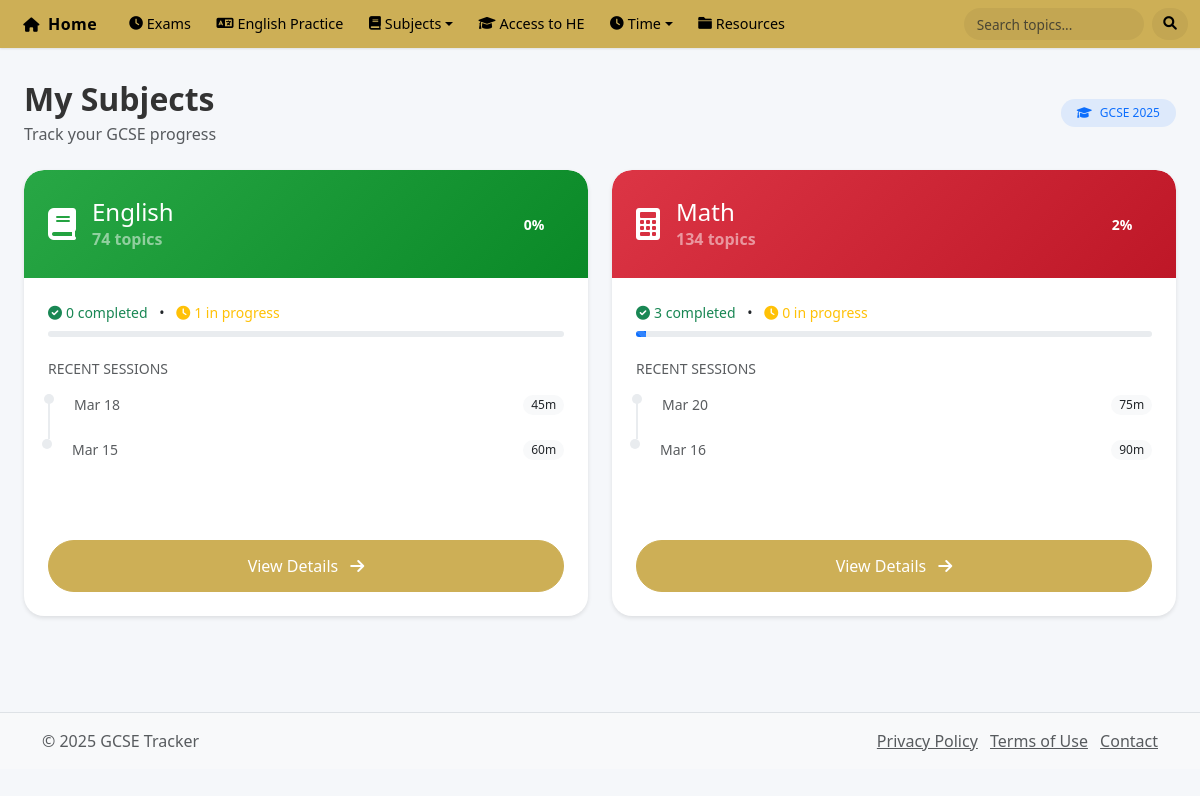
Screenshot of /pages/subjects.php with the database file from the repository.
### tables this page shows
CREATE TABLE `subjects` (
  `id` int(11) NOT NULL,
  `name` varchar(50) NOT NULL,
  `color` varchar(20) DEFAULT '#007bff'
);

CREATE TABLE `sessions` (
  `id` int(11) NOT NULL,
  `subject_id` int(11) NOT NULL,
  `date` date NOT NULL,
  `duration` int(11) NOT NULL,
  `notes` text DEFAULT NULL
);

### pages/subjects.php (the view, shortened to what this page needs)
<?php
require_once '../config/db_connect.php';
$subjects_query = "SELECT * FROM subjects ORDER BY name ASC";
$subjects_result = $conn->query($subjects_query);
include '../includes/header.php';
?>
<div class="container-fluid px-4 pt-2 pb-5">
    <div class="d-flex justify-content-between align-items-center mb-4">
        <div>
            <h2 class="fw-bold mb-1">My Subjects</h2>
            <p class="text-muted mb-0">Track your GCSE progress</p>
        </div>
        <div class="d-flex align-items-center">
            <span class="badge bg-primary-subtle text-primary rounded-pill px-3 py-2">
                <i class="fas fa-graduation-cap me-2"></i>GCSE 2025
            </span>
        </div>
    </div>
    <div class="row g-4">
        <?php if ($subjects_result->num_rows > 0):
            while ($subject = $subjects_result->fetch_assoc()):
                $total_subtopics = 0;
                $completed_subtopics = 0;
                $in_progress_subtopics = 0;
                if ($subject['name'] == 'English') {
                    $progress_query = "SELECT COUNT(*) as total FROM eng_topics";
                    $completed_query = "SELECT COUNT(*) as completed FROM eng_topic_progress WHERE status = 'completed'";
                    $in_progress_query = "SELECT COUNT(*) as in_progress FROM eng_topic_progress WHERE status = 'in_progress'";
                } else if ($subject['name'] == 'Math') {
                    $progress_query = "SELECT COUNT(*) as total FROM math_topics";
                    $completed_query = "SELECT COUNT(*) as completed FROM topic_progress WHERE status = 'completed'";
                    $in_progress_query = "SELECT COUNT(*) as in_progress FROM topic_progress WHERE status = 'in_progress'";
                }
                $total_result = $conn->query($progress_query);
                $completed_result = $conn->query($completed_query);
                $in_progress_result = $conn->query($in_progress_query);
                if ($total_result && $completed_result && $in_progress_result) {
                    $total_subtopics = $total_result->fetch_assoc()['total'];
                    $completed_subtopics = $completed_result->fetch_assoc()['completed'];
                    $in_progress_subtopics = $in_progress_result->fetch_assoc()['in_progress'];
                }
                $progress_percentage = ($total_subtopics > 0) ? round(($completed_subtopics / $total_subtopics) * 100) : 0;
                $sessions_query = "SELECT * FROM sessions WHERE subject_id = " . $subject['id'] . " ORDER BY date DESC LIMIT 3";
                $sessions_result = $conn->query($sessions_query);
        ?>
        <div class="col-md-6">
            <div class="card h-100 shadow-hover">
                <div class="card-header position-relative p-4"
                     style="background: linear-gradient(135deg, <?php echo $subject['color']; ?>, <?php echo adjustBrightness($subject['color'], -30); ?>);">
                    <div class="d-flex justify-content-between align-items-center">
                        <div class="d-flex align-items-center">
                            <i class="fas <?php echo $subject['name'] == 'English' ? 'fa-book' : 'fa-calculator'; ?> fa-2x text-white me-3"></i>
                            <div>
                                <h3 class="h4 text-white mb-0"><?php echo htmlspecialchars($subject['name']); ?></h3>
                                <span class="text-white-50"><?php echo $total_subtopics; ?> topics</span>
                            </div>
                        </div>
                        <div class="progress-circle" data-value="<?php echo $progress_percentage; ?>">
                            <span class="progress-circle-value"><?php echo $progress_percentage; ?>%</span>
                        </div>
                    </div>
                </div>
                <div class="card-body p-4">
                    <div class="progress-details mb-4">
                        <div class="d-flex justify-content-between align-items-center mb-2">
                            <div class="small">
                                <span class="text-success"><i class="fas fa-check-circle me-1"></i><?php echo $completed_subtopics; ?> completed</span>
                                <span class="mx-2">•</span>
                                <span class="text-warning"><i class="fas fa-clock me-1"></i><?php echo $in_progress_subtopics; ?> in progress</span>
                            </div>
                        </div>
                        <div class="progress rounded-pill" style="height: 6px;">
                            <div class="progress-bar progress-bar-striped progress-bar-animated"
                                 style="width: <?php echo $progress_percentage; ?>%; background-color: <?php echo $subject['color']; ?>">
                            </div>
                        </div>
                    </div>
                    <?php if ($sessions_result->num_rows > 0): ?>
                    <div class="recent-sessions">
                        <h6 class="text-uppercase text-muted small mb-3">Recent Sessions</h6>
                        <div class="timeline">
                            <?php while ($session = $sessions_result->fetch_assoc()): ?>
                            <div class="timeline-item">
                                <div class="d-flex justify-content-between align-items-center mb-2">
                                    <span class="small text-muted"><?php echo date('M d', strtotime($session['date'])); ?></span>
                                    <span class="badge bg-light text-dark rounded-pill"><?php echo $session['duration']; ?>m</span>
                                </div>
                            </div>
                            <?php endwhile; ?>
                        </div>
                    </div>
                    <?php endif; ?>
                </div>
                <div class="card-footer bg-transparent border-0 p-4">
                    <a href="/pages/subjects/<?php echo strtolower($subject['name']); ?>.php"
                       class="btn btn-primary w-100 rounded-pill">
                        View Details <i class="fas fa-arrow-right ms-2"></i>
                    </a>
                </div>
            </div>
        </div>
        <?php
            endwhile;
        endif; ?>
    </div>
</div>
<?php
include '../includes/footer.php';
function adjustBrightness($hex, $steps) {
    $hex = ltrim($hex, '#');
    $r = hexdec(substr($hex, 0, 2));
    $g = hexdec(substr($hex, 2, 2));
    $b = hexdec(substr($hex, 4, 2));
    $r = max(0, min(255, $r + $steps));
    $g = max(0, min(255, $g + $steps));
    $b = max(0, min(255, $b + $steps));
    return sprintf("#%02x%02x%02x", $r, $g, $b);
}
?>

### assets/css/main.css (style rules this page uses)
:root { --primary-color: #3498db; --secondary-color: #2ecc71; --warning-color: #f39c12; --danger-color: #e74c3c; --light-color: #f8f9fa; --dark-color: #343a40; --gray-color: #6c757d; --border-color: #dee2e6; --shadow: 0 0.125rem 0.25rem rgba(0, 0, 0, 0.075); }
body { font-family: 'Segoe UI', Tahoma, Geneva, Verdana, sans-serif; color: #333; background-color: #f5f7fa; min-height: 100vh; display: flex; flex-direction: column; }
.card { border-radius: 0.5rem; box-shadow: var(--shadow); transition: transform 0.2s, box-shadow 0.2s; margin-bottom: 1.5rem; }
.card-header { font-weight: 600; border-bottom: 1px solid var(--border-color); }
.progress { height: 0.5rem; border-radius: 1rem; margin-top: 0.5rem; }
.btn-primary { background-color: var(--primary-color); border-color: var(--primary-color); }

### assets/css/reports.css (style rules this page uses)
.card { box-shadow: 0 2px 4px rgba(0,0,0,0.1); border: none; margin-bottom: 1.5rem; }
.card-body { padding: 1.5rem; }

### pages/EnglishPractice/style.css (style rules this page uses)
:root { --english-primary: #0d6efd; --english-secondary: #6c757d; --english-light: #f8f9fa; --english-dark: #343a40; --english-border: #dee2e6; --english-border-radius: 0.375rem; --english-card-bg: #ffffff; --english-card-shadow: 0 .125rem .25rem rgba(0,0,0,.075); }
.progress { height: 20px; font-size: 0.8rem; border-radius: var(--english-border-radius); }
.progress-bar { background-color: var(--english-primary) !important; transition: width 0.4s ease; }

### includes/header.php (style rules this page uses)
:root { --primary-color: #cdaf56; --primary-hover: #b89a45; --text-color: #000000; }

### pages/subjects.php (style rules this page uses)
.shadow-hover { transition: all 0.3s cubic-bezier(0.4, 0, 0.2, 1); border: none; border-radius: 20px; overflow: hidden; }
.card-header { border-bottom: none; border-radius: 20px 20px 0 0 !important; }
.progress-circle { position: relative; width: 60px; height: 60px; }
.progress-circle-value { position: absolute; top: 50%; left: 50%; transform: translate(-50%, -50%); font-size: 14px; font-weight: bold; color: white; }
.timeline { position: relative; }
.timeline-item { position: relative; padding-bottom: 1rem; border-left: 2px solid #e9ecef; padding-left: 1.5rem; }
.timeline-item:last-child { padding-bottom: 0; border-left: none; }
.timeline-item::before { content: ''; position: absolute; left: -6px; top: 0; width: 10px; height: 10px; border-radius: 50%; background: #e9ecef; }
.btn-primary { padding: 0.8rem 1.5rem; font-weight: 500; }
.badge { font-weight: 500; }
.badge.bg-primary-subtle { background-color: rgba(var(--bs-primary-rgb), 0.1) !important; }

### rows the page displays
subjects: name "English", total_subtopics "74", progress_percentage "0", completed_subtopics "0", in_progress_subtopics "1"
sessions: date "Mar 18", duration "45"
sessions: date "Mar 15", duration "60"
subjects: name "Math", total_subtopics "134", progress_percentage "2", completed_subtopics "3", in_progress_subtopics "0"
sessions: date "Mar 20", duration "75"
sessions: date "Mar 16", duration "90"
